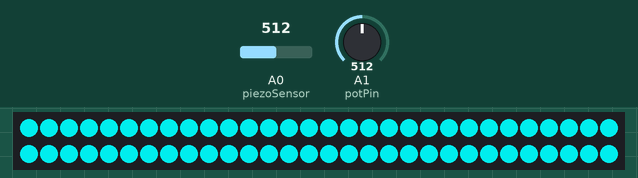
A sketch run on a simulated Arduino Uno, built with avr-gcc and run on an emulated ATmega328P. Shown: 60 RGB LEDs in strip order, left to right, continuing on the next row. The inputs (shaded band) are chosen by the test bench; at power-on: A0 (piezoSensor) = 512, A1 (potPin) = 512. MIDI output is not drawn.

Above: at 1.3 s.
1.4 s: A0 (piezoSensor) set to 716
At 2.7 s:
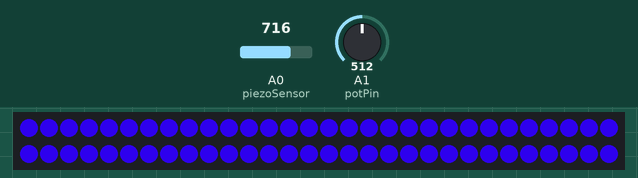
3.0 s: A0 (piezoSensor) set to 900
At 3.8 s:
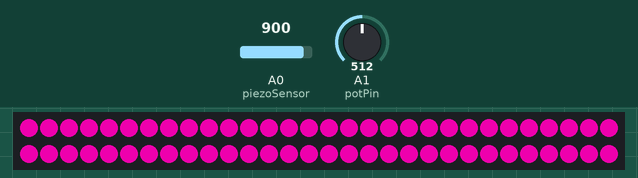
4.6 s: A0 (piezoSensor) set to 1023
At 5.8 s:
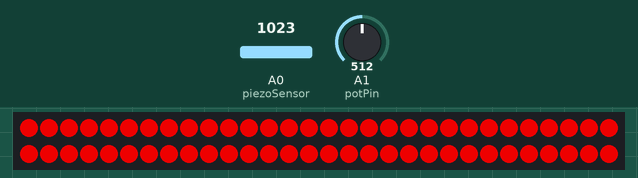
6.1 s: A0 (piezoSensor) set to 306
At 6.6 s:
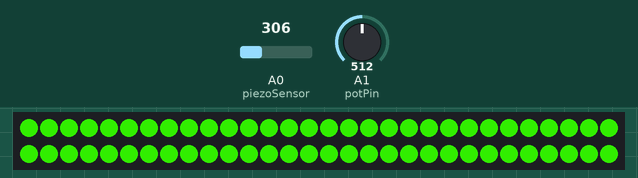
7.7 s: A0 (piezoSensor) set to 240
At 8.6 s:
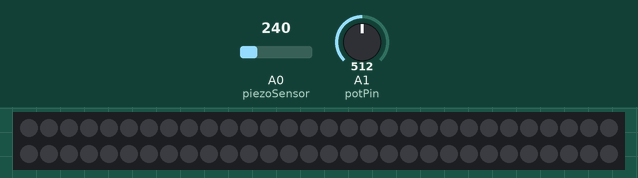
Timing chart, 0 to 10.2 s (numbered marks = the images above; inputs shaded):
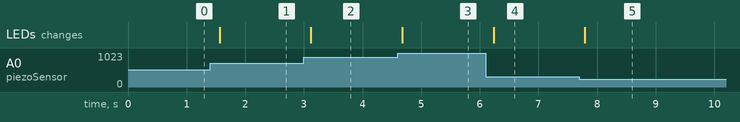

The sketch:

drumLEDMIDIv1.ino
```cpp
#include <MIDI.h>
#include <Adafruit_NeoPixel.h>
#ifdef __AVR__
 #include <avr/power.h> // Required for 16 MHz Adafruit Trinket
#endif

// digital pin for strand signal
#define PIN 6

// number of pixels in strand
#define NUMPIXELS 60

Adafruit_NeoPixel pixels(NUMPIXELS, PIN, NEO_GRB + NEO_KHZ800);

#define DELAYVAL 500 // Time to pause between pixels

//global rgb values
int r = 0;
int g = 0;
int b = 0;


//constants
const int piezoSensor = A0; // piezo pin
const int potPin = A1; //potentimeter pin
const int piezoThreshold = 250;

//variables
int sensorReading = 0; // sensor output
int potValue = 0; // current value of the potentiometer
//int sens255 = (sensorReading / 4);
//int sensBright = constrain(sensBright, 75, 200);

MIDI_CREATE_DEFAULT_INSTANCE();


void setup() {
  pixels.begin();
  pixels.show();
  pixels.setBrightness(200);
  MIDI.begin(MIDI_CHANNEL_OMNI);  // Listen to all incoming messages
  Serial.begin(9600);

}

void loop() {

  //Debug Prints

  //Serial.println(sensorReading);

  //Serial.println(piezoThreshold);

  //Serial.println(sens255);

  /////


  potValue = analogRead(potPin);
  sensorReading = analogRead(piezoSensor);
  pixels.clear(); // Set all pixel colors to 'off'

  //pixels.setBrightness(sensorReading * 4);

  int hue = (sensorReading * 64);
  uint32_t rgbcolor = pixels.ColorHSV(hue);

  if (sensorReading > piezoThreshold) {

    pixels.fill(rgbcolor);

    pixels.show();

    MIDI.sendNoteOn(42, 127, 1);
    delay(potValue);
    MIDI.sendNoteOff(42,0,1);


    //delay(potValue);

    }

  pixels.show();

  //delay(10);


}
```

Measured:
- after the input at 1.4 s, the LEDs: change after 0.16 s (image 1)
- after the input at 3.0 s, the LEDs: change after 0.12 s (image 2)
- after the input at 4.6 s, the LEDs: change after 0.08 s (image 3)
- after the input at 6.1 s, the LEDs: change after 0.13 s (image 4)
- after the input at 7.7 s, the LEDs: change after 0.09 s (image 5)
